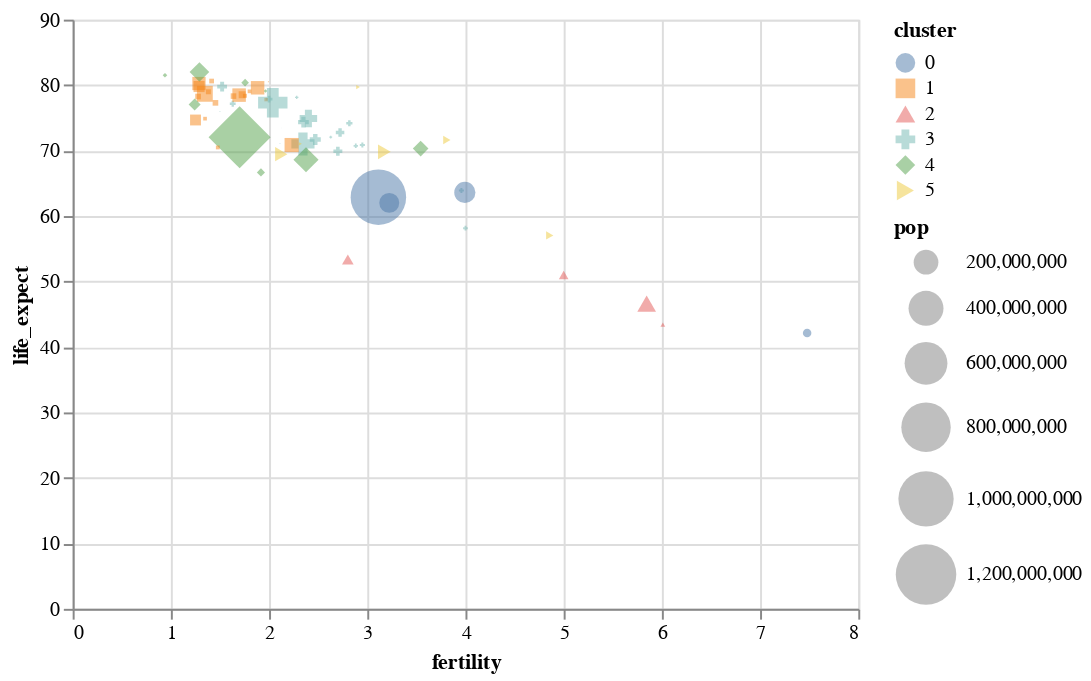

The notebook cell saved with this chart:
### Markdown cell above
### 모양

### Code cell
alt.Chart(data2000).mark_point(filled=True).encode(
    alt.X('fertility:Q'),
    alt.Y('life_expect:Q'),
    alt.Size('pop:Q'),
    alt.Color('cluster:N'),
    alt.OpacityValue(0.5),
    alt.Shape('cluster:N')
)

### Figure 1 — Vega-Lite specification as saved in the notebook (floating-point values rounded to 4 significant figures)
{"config": {"view": {"continuousWidth": 400, "continuousHeight": 300}}, "data": {"name": "data-fdeb0b749a6385830bd1445d39ad6ea0"}, "mark": {"type": "point", "filled": true}, "encoding": {"color": {"type": "nominal", "field": "cluster"}, "opacity": {"value": 0.5}, "shape": {"type": "nominal", "field": "cluster"}, "size": {"type": "quantitative", "field": "pop", "scale": {"range": [0, 1000]}}, "x": {"type": "quantitative", "field": "fertility"}, "y": {"type": "quantitative", "field": "life_expect"}}, "$schema": "https://vega.github.io/schema/vega-lite/v4.8.1.json", "datasets": {"data-fdeb0b749a6385830bd1445d39ad6ea0": [{"year": 2000, "country": "Afghanistan", "cluster": 0, "pop": 23898198, "life_expect": 42.13, "fertility": 7.479}, {"year": 2000, "country": "Argentina", "cluster": 3, "pop": 37497728, "life_expect": 74.34, "fertility": 2.35}, {"year": 2000, "country": "Aruba", "cluster": 3, "pop": 69539, "life_expect": 73.45, "fertility": 2.124}, {"year": 2000, "country": "Australia", "cluster": 4, "pop": 19164620, "life_expect": 80.37, "fertility": 1.756}, {"year": 2000, "country": "Austria", "cluster": 1, "pop": 8113413, "life_expect": 78.98, "fertility": 1.382}, {"year": 2000, "country": "Bahamas", "cluster": 3, "pop": 290075, "life_expect": 71.07, "fertility": 2.111}, {"year": 2000, "country": "Bangladesh", "cluster": 0, "pop": 130406594, "life_expect": 62.01, "fertility": 3.224}, {"year": 2000, "country": "Barbados", "cluster": 3, "pop": 273483, "life_expect": 75.97, "fertility": 1.5}, {"year": 2000, "country": "Belgium", "cluster": 1, "pop": 10263618, "life_expect": 78.32, "fertility": 1.638}, {"year": 2000, "country": "Bolivia", "cluster": 3, "pop": 8152620, "life_expect": 63.88, "fertility": 3.958}, {"year": 2000, "country": "Brazil", "cluster": 3, "pop": 175552771, "life_expect": 71.01, "fertility": 2.345}, {"year": 2000, "country": "Canada", "cluster": 3, "pop": 31278097, "life_expect": 79.77, "fertility": 1.522}, {"year": 2000, "country": "Chile", "cluster": 3, "pop": 15153450, "life_expect": 77.86, "fertility": 2.0}, {"year": 2000, "country": "China", "cluster": 4, "pop": 1262645000, "life_expect": 72.03, "fertility": 1.7}, {"year": 2000, "country": "Colombia", "cluster": 3, "pop": 39685655, "life_expect": 71.68, "fertility": 2.47}, {"year": 2000, "country": "Costa Rica", "cluster": 3, "pop": 3710558, "life_expect": 78.12, "fertility": 2.281}, {"year": 2000, "country": "Croatia", "cluster": 1, "pop": 4410830, "life_expect": 74.88, "fertility": 1.348}, {"year": 2000, "country": "Cuba", "cluster": 3, "pop": 11134273, "life_expect": 77.16, "fertility": 1.63}, {"year": 2000, "country": "Dominican Republic", "cluster": 3, "pop": 8385828, "life_expect": 70.85, "fertility": 2.95}, {"year": 2000, "country": "Ecuador", "cluster": 3, "pop": 12505204, "life_expect": 74.17, "fertility": 2.817}, {"year": 2000, "country": "Egypt", "cluster": 5, "pop": 70492342, "life_expect": 69.81, "fertility": 3.174}, {"year": 2000, "country": "El Salvador", "cluster": 3, "pop": 6122515, "life_expect": 70.73, "fertility": 2.883}, {"year": 2000, "country": "Finland", "cluster": 1, "pop": 5168595, "life_expect": 78.37, "fertility": 1.754}, {"year": 2000, "country": "France", "cluster": 1, "pop": 59381628, "life_expect": 79.59, "fertility": 1.883}, {"year": 2000, "country": "Georgia", "cluster": 1, "pop": 4777209, "life_expect": 70.48, "fertility": 1.478}, {"year": 2000, "country": "Germany", "cluster": 1, "pop": 82187909, "life_expect": 78.67, "fertility": 1.346}, {"year": 2000, "country": "Greece", "cluster": 1, "pop": 10559110, "life_expect": 78.26, "fertility": 1.277}, {"year": 2000, "country": "Grenada", "cluster": 3, "pop": 89312, "life_expect": 67.75, "fertility": 2.429}, {"year": 2000, "country": "Haiti", "cluster": 3, "pop": 7306302, "life_expect": 58.14, "fertility": 4.0}, {"year": 2000, "country": "Hong Kong", "cluster": 4, "pop": 6658720, "life_expect": 81.5, "fertility": 0.94}, {"year": 2000, "country": "Iceland", "cluster": 1, "pop": 281043, "life_expect": 80.5, "fertility": 1.993}, {"year": 2000, "country": "India", "cluster": 0, "pop": 1007702000, "life_expect": 62.88, "fertility": 3.113}, {"year": 2000, "country": "Indonesia", "cluster": 4, "pop": 206265000, "life_expect": 68.59, "fertility": 2.376}, {"year": 2000, "country": "Iran", "cluster": 5, "pop": 65660289, "life_expect": 69.45, "fertility": 2.124}, {"year": 2000, "country": "Iraq", "cluster": 5, "pop": 22675617, "life_expect": 57.05, "fertility": 4.858}, {"year": 2000, "country": "Ireland", "cluster": 1, "pop": 3791690, "life_expect": 77.78, "fertility": 1.969}, {"year": 2000, "country": "Israel", "cluster": 5, "pop": 5842454, "life_expect": 79.7, "fertility": 2.906}, {"year": 2000, "country": "Italy", "cluster": 1, "pop": 57719337, "life_expect": 80.24, "fertility": 1.286}, {"year": 2000, "country": "Jamaica", "cluster": 3, "pop": 2615467, "life_expect": 72.05, "fertility": 2.628}, {"year": 2000, "country": "Japan", "cluster": 4, "pop": 126699784, "life_expect": 82.0, "fertility": 1.291}, {"year": 2000, "country": "Kenya", "cluster": 2, "pop": 29985839, "life_expect": 50.99, "fertility": 5.0}, {"year": 2000, "country": "South Korea", "cluster": 4, "pop": 21647682, "life_expect": 66.66, "fertility": 1.917}, {"year": 2000, "country": "North Korea", "cluster": 4, "pop": 47351083, "life_expect": 77.05, "fertility": 1.242}, {"year": 2000, "country": "Lebanon", "cluster": 5, "pop": 3578036, "life_expect": 71.03, "fertility": 2.319}, {"year": 2000, "country": "Mexico", "cluster": 3, "pop": 99926620, "life_expect": 74.9, "fertility": 2.401}, {"year": 2000, "country": "Netherlands", "cluster": 1, "pop": 15907853, "life_expect": 78.53, "fertility": 1.726}, {"year": 2000, "country": "New Zealand", "cluster": 4, "pop": 3819762, "life_expect": 79.11, "fertility": 1.964}, {"year": 2000, "country": "Nigeria", "cluster": 2, "pop": 114306700, "life_expect": 46.61, "fertility": 5.845}, {"year": 2000, "country": "Norway", "cluster": 1, "pop": 4492400, "life_expect": 79.05, "fertility": 1.801}, {"year": 2000, "country": "Pakistan", "cluster": 0, "pop": 146342958, "life_expect": 63.61, "fertility": 3.994}, {"year": 2000, "country": "Peru", "cluster": 3, "pop": 25979722, "life_expect": 69.91, "fertility": 2.7}, {"year": 2000, "country": "Philippines", "cluster": 4, "pop": 79739825, "life_expect": 70.3, "fertility": 3.544}, {"year": 2000, "country": "Poland", "cluster": 1, "pop": 38654164, "life_expect": 74.67, "fertility": 1.251}, {"year": 2000, "country": "Portugal", "cluster": 1, "pop": 10335597, "life_expect": 77.29, "fertility": 1.454}, {"year": 2000, "country": "Rwanda", "cluster": 2, "pop": 7507056, "life_expect": 43.41, "fertility": 6.01}, {"year": 2000, "country": "Saudi Arabia", "cluster": 5, "pop": 23153090, "life_expect": 71.63, "fertility": 3.81}, {"year": 2000, "country": "South Africa", "cluster": 2, "pop": 44066197, "life_expect": 53.37, "fertility": 2.802}, {"year": 2000, "country": "Spain", "cluster": 1, "pop": 40016081, "life_expect": 79.78, "fertility": 1.287}, {"year": 2000, "country": "Switzerland", "cluster": 1, "pop": 7266920, "life_expect": 80.62, "fertility": 1.415}, {"year": 2000, "country": "Turkey", "cluster": 1, "pop": 65666677, "life_expect": 70.84, "fertility": 2.23}, {"year": 2000, "country": "United Kingdom", "cluster": 1, "pop": 59522468, "life_expect": 78.47, "fertility": 1.695}, {"year": 2000, "country": "United States", "cluster": 3, "pop": 282338631, "life_expect": 77.31, "fertility": 2.038}, {"year": 2000, "country": "Venezuela", "cluster": 3, "pop": 23542649, "life_expect": 72.77, "fertility": 2.723}]}}
